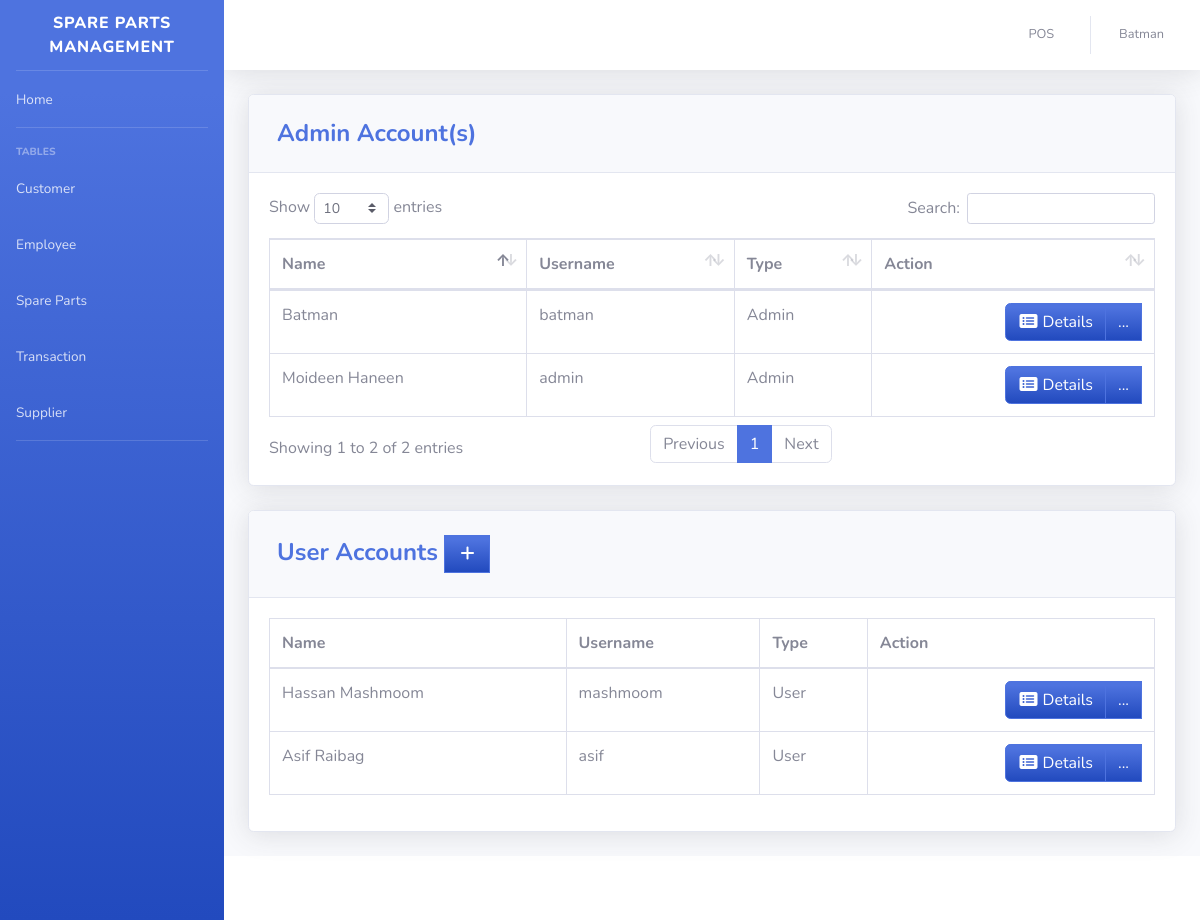
Screenshot of /pages/user.php (signed in) with the database file from the repository.
### tables this page shows
CREATE TABLE `users` (
  `ID` int(11) NOT NULL,
  `EMPLOYEE_ID` int(11) DEFAULT NULL,
  `USERNAME` varchar(50) DEFAULT NULL,
  `PASSWORD` varchar(50) DEFAULT NULL,
  `TYPE_ID` int(11) DEFAULT NULL
);

CREATE TABLE `employee` (
  `EMPLOYEE_ID` int(11) NOT NULL,
  `FIRST_NAME` varchar(50) DEFAULT NULL,
  `LAST_NAME` varchar(50) DEFAULT NULL,
  `GENDER` varchar(50) DEFAULT NULL,
  `EMAIL` varchar(100) DEFAULT NULL,
  `PHONE_NUMBER` varchar(11) DEFAULT NULL,
  `JOB_ID` int(11) DEFAULT NULL,
  `LOCATION_ID` int(11) DEFAULT NULL,
  `HIRED_DATE` varchar(50) DEFAULT NULL
);

CREATE TABLE `type` (
  `TYPE_ID` int(11) NOT NULL,
  `TYPE` varchar(50) DEFAULT NULL
);

### pages/user.php (the view, shortened to what this page needs)
<?php
include'../includes/connection.php';
include'../includes/sidebar.php';
?>
         <div class="card shadow mb-4">
            <div class="card-header py-3">
              <h4 class="m-2 font-weight-bold text-primary">Admin Account(s)</h4>
            </div>
            <div class="card-body">
            <div class="table-responsive">
           <table class="table table-bordered" id="dataTable" width="100%" cellspacing="0">
               <thead>
                   <tr>
                       <th>Name</th>
                       <th>Username</th>
                       <th>Type</th>
                       <th>Action</th>
                   </tr>
               </thead>
          <tbody>
<?php
    $query = 'SELECT ID, FIRST_NAME,LAST_NAME,USERNAME, t.TYPE
              FROM users u
              JOIN employee e ON e.EMPLOYEE_ID=u.EMPLOYEE_ID
              JOIN type t ON t.TYPE_ID=u.TYPE_ID
              WHERE u.TYPE_ID=1';
        $result = mysqli_query($db, $query) or die (mysqli_error($db));
            while ($row = mysqli_fetch_assoc($result)) {
                echo '<tr>';
                echo '<td>'. $row['FIRST_NAME'].' '. $row['LAST_NAME'].'</td>';
                echo '<td>'. $row['USERNAME'].'</td>';
                echo '<td>'. $row['TYPE'].'</td>';
                      echo '<td align="right"> <div class="btn-group">
                              <a type="button" class="btn btn-primary bg-gradient-primary" href="us_searchfrm.php?action=edit & id='.$row['ID'] . '"><i class="fas fa-fw fa-list-alt"></i> Details</a>
                            <div class="btn-group">
                              <a type="button" class="btn btn-primary bg-gradient-primary dropdown no-arrow" data-toggle="dropdown" style="color:white;">
                              ... <span class="caret"></span></a>
                            <ul class="dropdown-menu text-center" role="menu">
                                <li>
                                  <a type="button" class="btn btn-warning bg-gradient-warning btn-block" style="border-radius: 0px;" href="us_edit.php?action=edit & id='.$row['ID']. '">
                                    <i class="fas fa-fw fa-edit"></i> Edit
                                  </a>
                                </li>
                                </li>
                            </ul>
                            </div>
                          </div></td>';
                echo '</tr> ';
                        }
?>
                                </tbody>
                            </table>
                        </div>
                    </div>
                  </div>
         <div class="card shadow mb-4">
            <div class="card-header py-3">
              <h4 class="m-2 font-weight-bold text-primary">User Accounts&nbsp;<a  href="#" data-toggle="modal" data-target="#supplierModal" type="button" class="btn btn-primary bg-gradient-primary" style="border-radius: 0px;"><i class="fas fa-fw fa-plus"></i></a></h4>
            </div>
            <div class="card-body">
            <div class="table-responsive">
           <table class="table table-bordered" id="dataTable" width="100%" cellspacing="0">
               <thead>
                   <tr>
                       <th>Name</th>
                       <th>Username</th>
                       <th>Type</th>
                       <th>Action</th>
                   </tr>
               </thead>
          <tbody>
<?php
    $query = 'SELECT ID, FIRST_NAME,LAST_NAME,USERNAME, t.TYPE
              FROM users u
              JOIN employee e ON e.EMPLOYEE_ID=u.EMPLOYEE_ID
              JOIN type t ON t.TYPE_ID=u.TYPE_ID
              WHERE u.TYPE_ID=2';
        $result = mysqli_query($db, $query) or die (mysqli_error($db));
            while ($row = mysqli_fetch_assoc($result)) {
                echo '<tr>';
                echo '<td>'. $row['FIRST_NAME'].' '. $row['LAST_NAME'].'</td>';
                echo '<td>'. $row['USERNAME'].'</td>';
                echo '<td>'. $row['TYPE'].'</td>';
                      echo '<td align="right"> <div class="btn-group">
                              <a type="button" class="btn btn-primary bg-gradient-primary" href="us_searchfrm.php?action=edit & id='.$row['ID'] . '"><i class="fas fa-fw fa-list-alt"></i> Details</a>
                            <div class="btn-group">
                              <a type="button" class="btn btn-primary bg-gradient-primary dropdown no-arrow" data-toggle="dropdown" style="color:white;">
                              ... <span class="caret"></span></a>
                            <ul class="dropdown-menu text-center" role="menu">
                                <li>
                                  <a type="button" class="btn btn-warning bg-gradient-warning btn-block" style="border-radius: 0px;" href="us_edit.php?action=edit & id='.$row['ID']. '">
                                    <i class="fas fa-fw fa-edit"></i> Edit
                                  </a>
                                </li>
                            </ul>
                            </div>
                          </div></td>';
                echo '</tr> ';
                        }
?>
                                </tbody>
                            </table>
                        </div>
                    </div>
                  </div>
<?php
include'../includes/footer.php';
?>

### rows the page displays
users: EMPLOYEE_ID.FIRST_NAME "Batman", USERNAME "batman", TYPE_ID.TYPE "Admin"
users: EMPLOYEE_ID.FIRST_NAME "Moideen", EMPLOYEE_ID.LAST_NAME "Haneen", USERNAME "admin", TYPE_ID.TYPE "Admin"
users: EMPLOYEE_ID.FIRST_NAME "Hassan", EMPLOYEE_ID.LAST_NAME "Mashmoom", USERNAME "mashmoom", TYPE_ID.TYPE "User"
users: EMPLOYEE_ID.FIRST_NAME "Asif", EMPLOYEE_ID.LAST_NAME "Raibag", USERNAME "asif", TYPE_ID.TYPE "User"

### other values shown
$_SESSION['FIRST_NAME'] "Batman"
